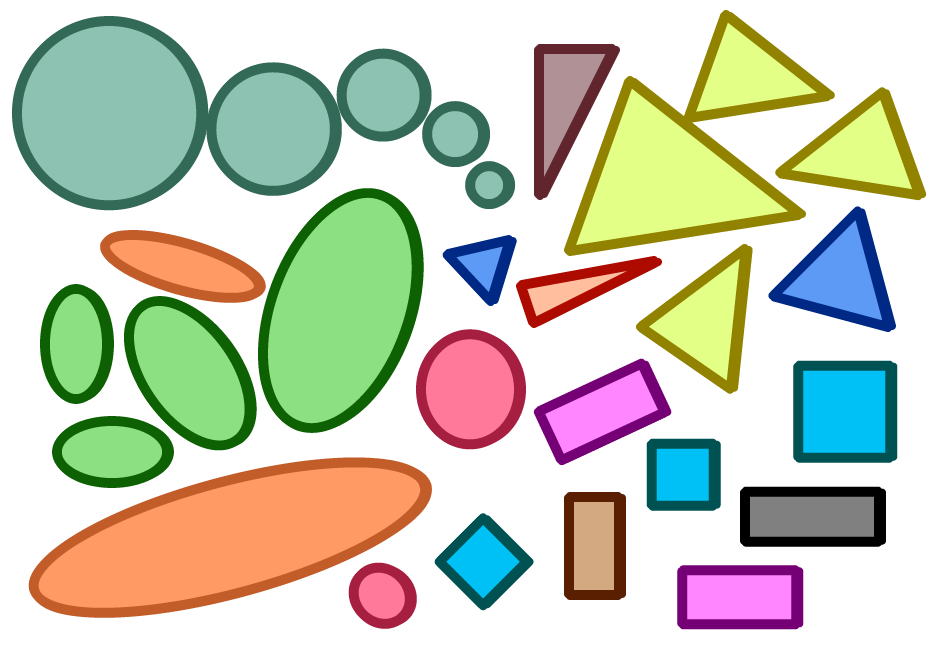
#> input picture ExampleCode/01_OpenCV/Images/Similar-geometric-shapes.png, 936 x 648 px
$ python 02_color_filtering.py
#> lines starting #> are read from the running program, lines starting #| are printed output that depends on the picture; after the words box and inside, x2 and y2 are one past the last pixel; in counts of white or black regions, pixels touching at a corner belong together
#!/usr/bin/env python3

import cv2
import numpy


def main():
    image = cv2.imread("../Images/Similar-geometric-shapes.png")
#> image is the input picture: shape (648, 936, 3); mean B, G, R 186.1, 204.5, 201
    cv2.imshow("Similar geometric shapes", image)
    cv2.waitKey()

    hsv = cv2.cvtColor(image, cv2.COLOR_BGR2HSV)
#> hsv: shape (648, 936, 3); mean H, S, V 32.5, 74.2, 224
    cv2.imshow("HSV", hsv)
    cv2.waitKey(0)

    cv2.namedWindow("Filtered", cv2.WINDOW_AUTOSIZE)

    # Orange  0-22
    # Yellow 22- 38
    # Green 38-75
    # Blue 75-130
    # Violet 130-160
    # Red 160-179

    bound_low = numpy.array([0, 0, 0])
    bound_up  = numpy.array([0, 0, 0])

    cv2.createTrackbar("Hue lower bound:", "Filtered", 0, 179, callback_trackbars)
#> slider 'Hue lower bound:' is set to 35
    cv2.createTrackbar("Hue upper bound:", "Filtered", 0, 179, callback_trackbars)
#> slider 'Hue upper bound:' is set to 179
    cv2.createTrackbar("Saturation lower bound:", "Filtered", 0, 255, callback_trackbars)
#> slider 'Saturation lower bound:' is set to 51
    cv2.createTrackbar("Saturation upper bound:", "Filtered", 0, 255, callback_trackbars)
#> slider 'Saturation upper bound:' is set to 255
    cv2.createTrackbar("Value lower bound:", "Filtered", 0, 255, callback_trackbars)
#> slider 'Value lower bound:' is set to 51
    cv2.createTrackbar("Value upper bound:", "Filtered", 0, 255, callback_trackbars)
#> slider 'Value upper bound:' is set to 255

    while True:
        h_low = cv2.getTrackbarPos('Hue lower bound:', 'Filtered')
        h_up  = cv2.getTrackbarPos('Hue upper bound:', 'Filtered')
        s_low = cv2.getTrackbarPos('Saturation lower bound:', 'Filtered')
        s_up  = cv2.getTrackbarPos('Saturation upper bound:', 'Filtered')
        v_low = cv2.getTrackbarPos('Value lower bound:', 'Filtered')
        v_up  = cv2.getTrackbarPos('Value upper bound:', 'Filtered')

        bound_low = numpy.array([h_low, s_low, v_low], numpy.uint8)
        bound_up  = numpy.array([h_up, s_up, v_up], numpy.uint8)

        mask     = cv2.inRange(hsv, bound_low, bound_up)
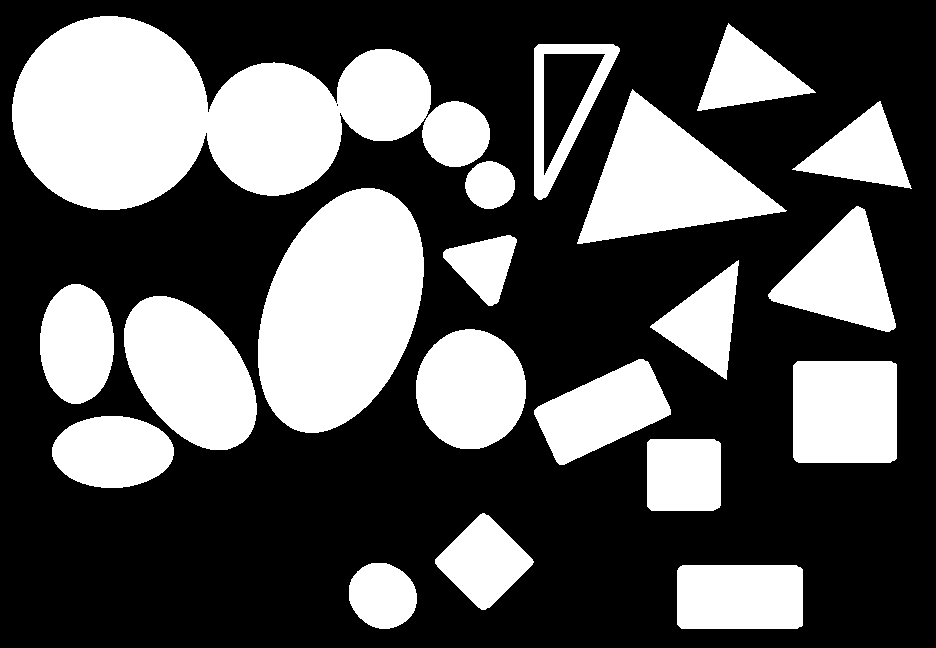
#> mask: shape (648, 936); 34.8% white; 20 white regions, largest, box (x1, y1, x2, y2) and area: (12, 16, 490, 210) 54284, (258, 188, 424, 433) 29921, (577, 89, 787, 244) 15489
        filtered = cv2.bitwise_and(image, image, mask=mask)
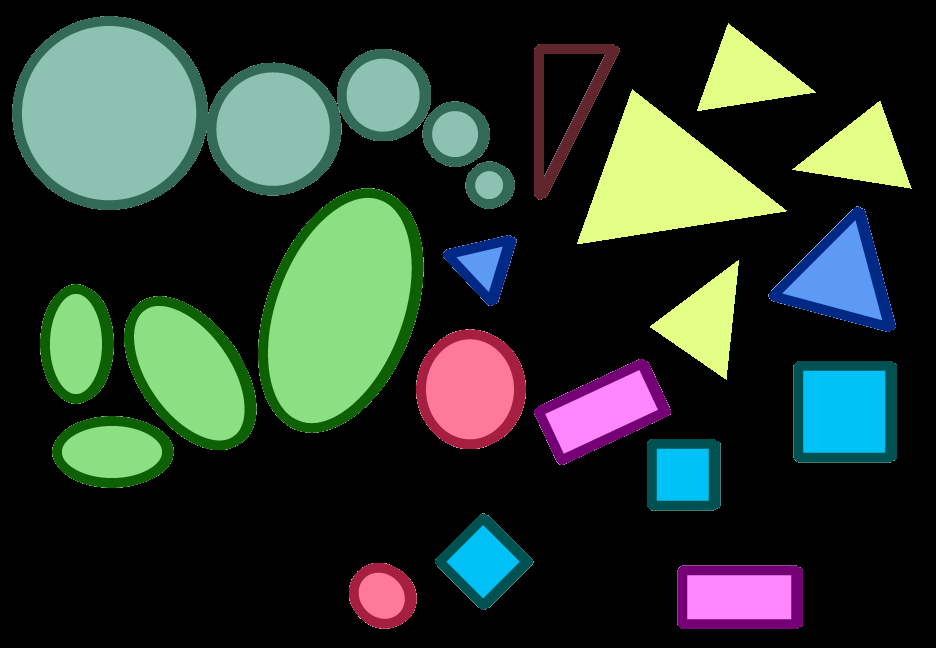
#> filtered: shape (648, 936, 3); mean B, G, R 47.9, 57.8, 44.2

        cv2.imshow("Filtered", filtered)

        k = cv2.waitKey(1000) & 0xFF # large wait time to remove freezing
#> (key Esc is pressed here)
        if k == 113 or k == 27: # q or ESC to quit.
            break


def callback_trackbars(argument):
    pass

if __name__ == "__main__":
    main()
